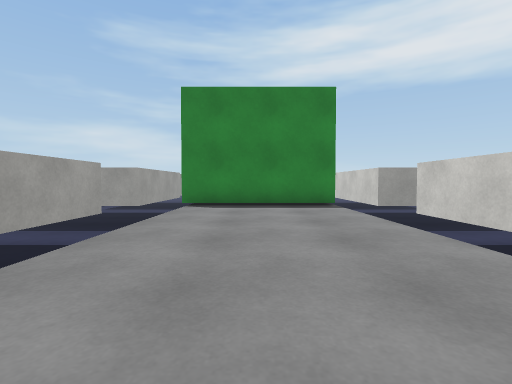
View 1 (above)

24 first-person views from a walk through a Unity game level. The camera is 0.62 m above the floor, tilts 2° down and sees 85° across. The floor is counted in squares, 1 m on a side. Each view is taken from the middle of a square. On the plan, view 1 faces up. The plan holds only what a view shows up to about 9 squares ahead; the rest is blank. The place goes on beyond the plan. Surface patterns are stand-ins for the level's own textures.

View 2
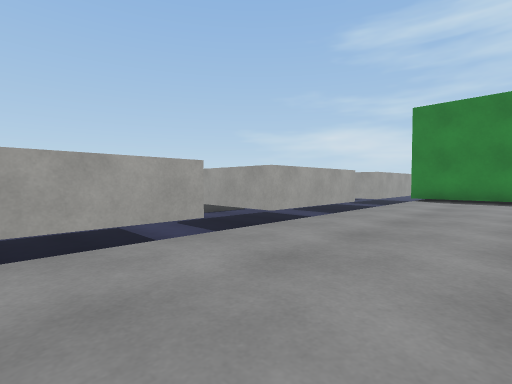

View 3
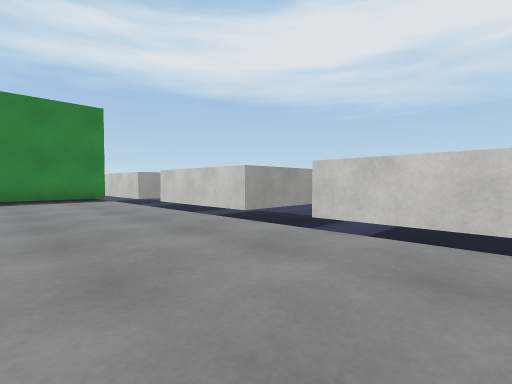

View 4
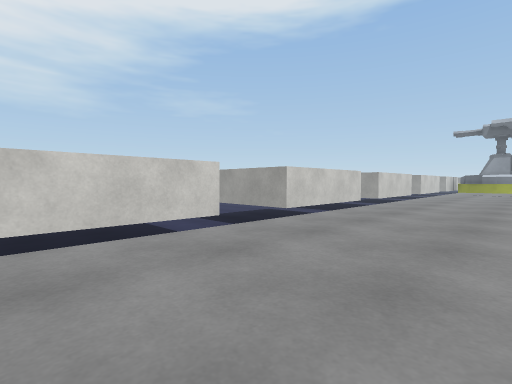

View 5
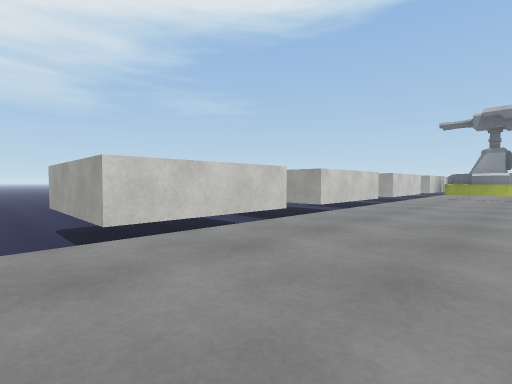

View 6
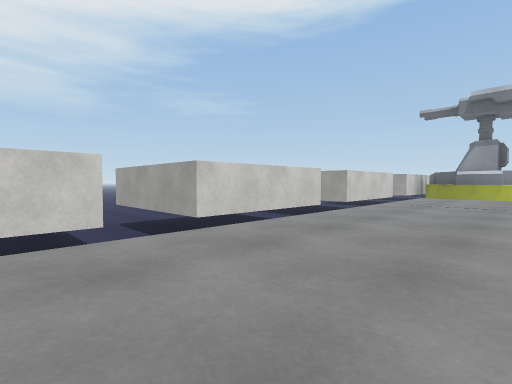

View 7
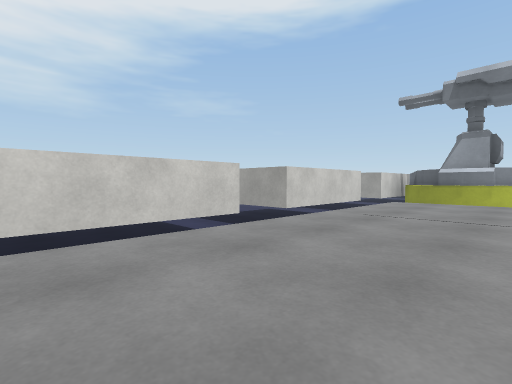

View 8
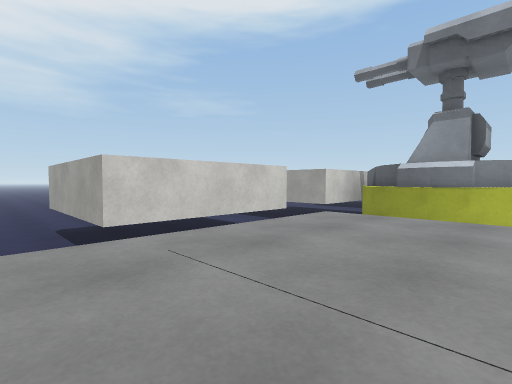

View 9
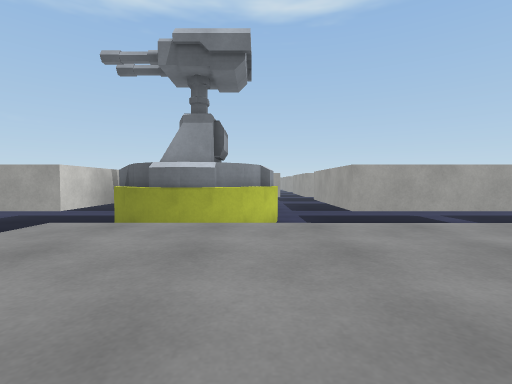

View 10
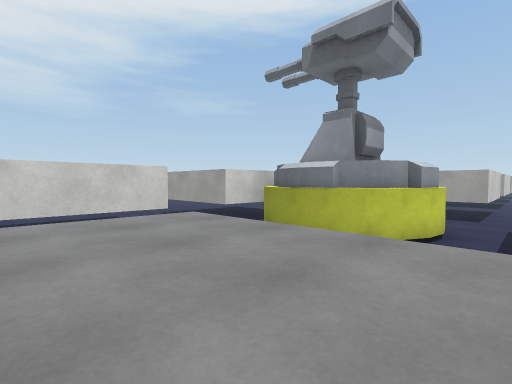

View 11
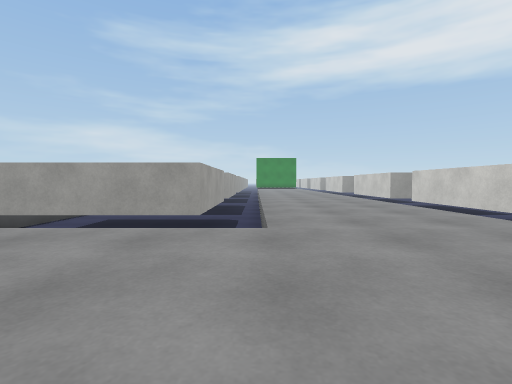

View 12
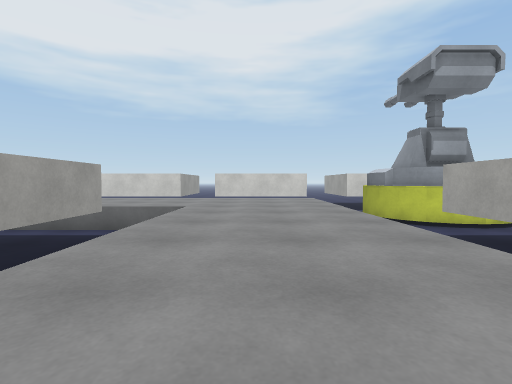

View 13
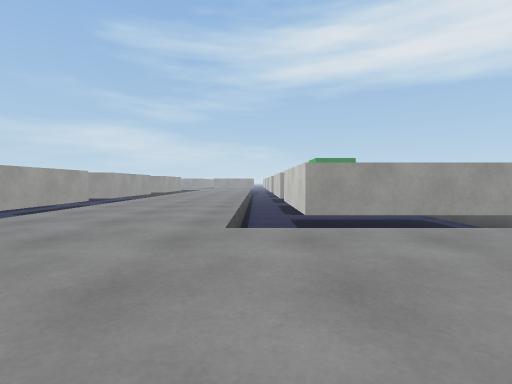

View 14
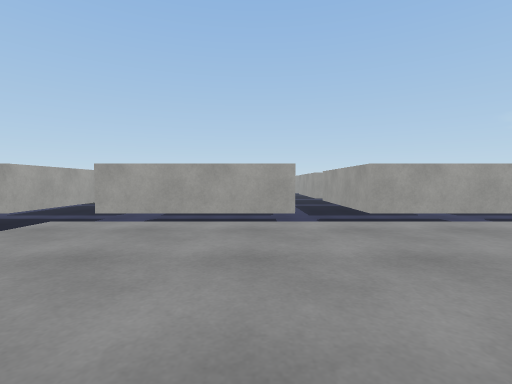

View 15
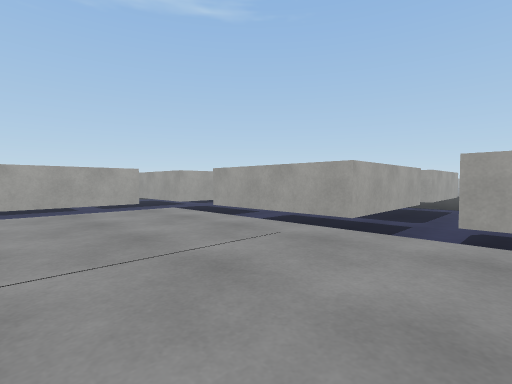

View 16
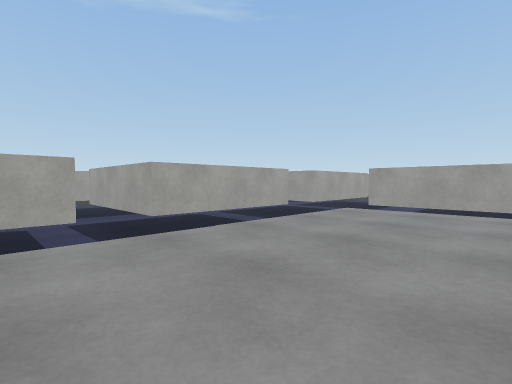

View 17
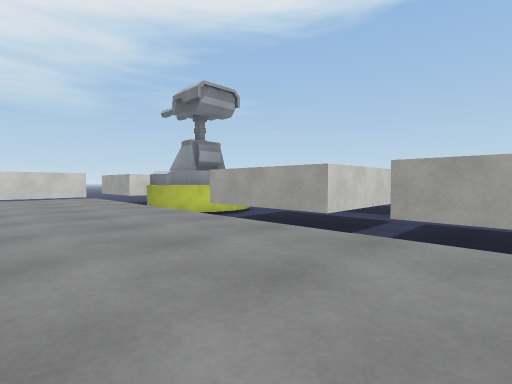

View 18
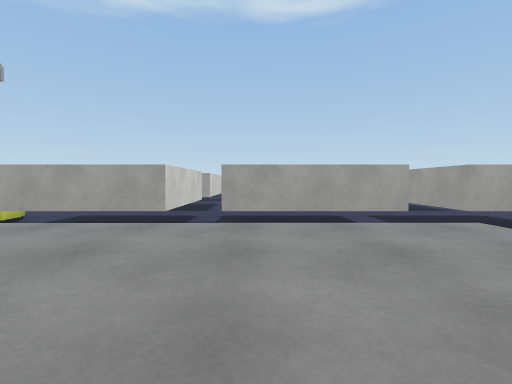

View 19
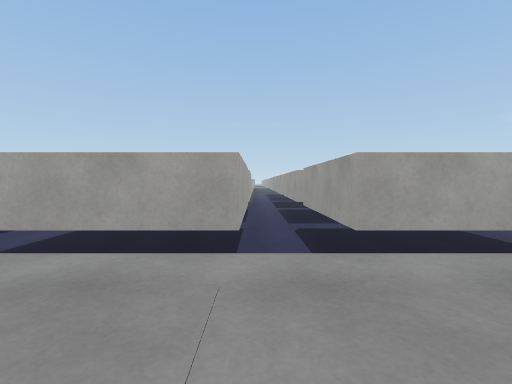

View 20
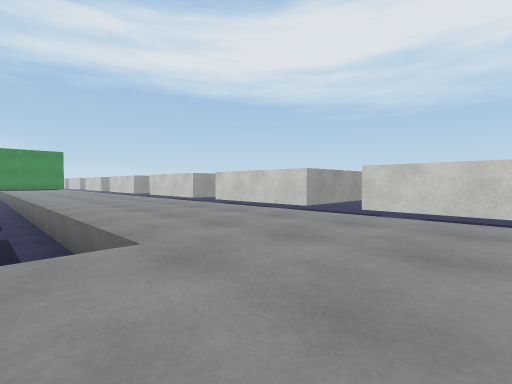

View 21
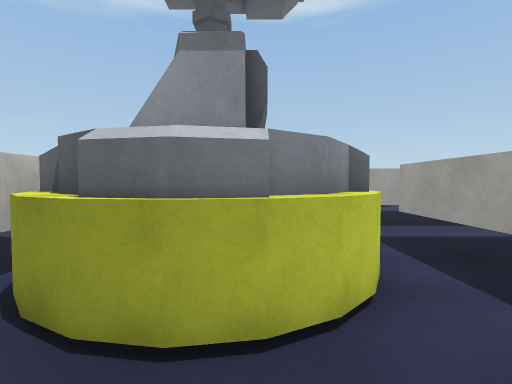

View 22
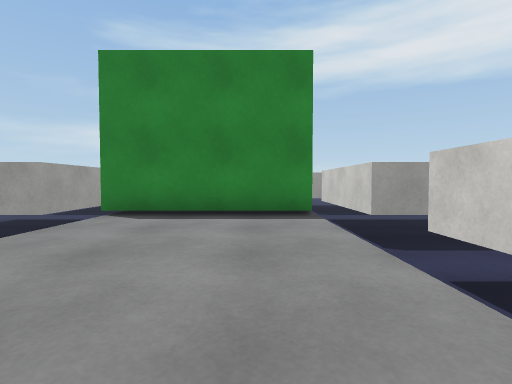

View 23
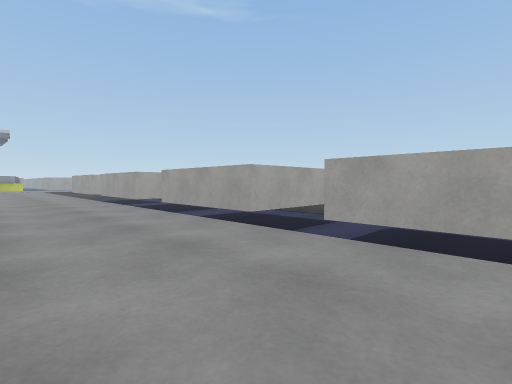

View 24
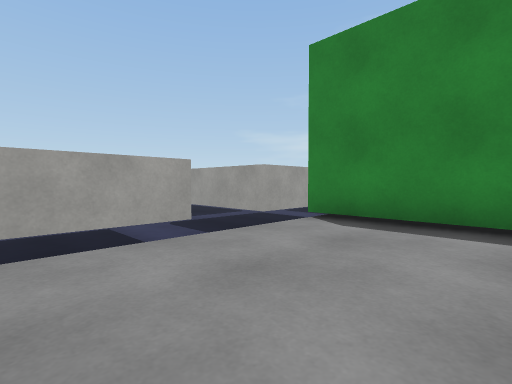

### Floor plan
Key: @ floor where view 1 was taken; # wall or solid block; . floor; v drop or lower ground; O other object.
Columns run from 19 left of view 1 to 4 right of it. Each row starts with its distance up from view 1.
 11                       v
 10                       #
  9                 #
  8              ###########
  7             vvvvvv...vvv
  6             vvvvvv...vvv
  5                 #v...v#
  4                 #v...v#
  3                 #v...v#
  2              ####v...v##
  1             vvv  v...v
  0             v###vv.@.vv
 -1                ##v...v#
 -2                 #v...v#
 -3                 #v...v#
 -4                 #v...v
 -5                  v...v
 -6                   ...vv#
 -7                   ...v##
 -8                  v...v#
 -9                  v...v#
-10                  v...v
-11   vv            vv...v
-12      # ....v#   #v...vv#
-13      # ....v#   #v...v##
-14      # ....v#   #v...v#
-15  v ### ....v#####v...v##
-16 vvvvvv ....vv   vv...vv
-17 vv###v ....vvvvvvv...vv#
-18 #v  ## ..............v##
-19  v   # ..............v#
-20      # ..............v#
-21      # ..............v
-22   vvv
-23   #### #### ####vvOOOOv#
-24      #    #v#  ##vOOOO##
-25      #    #v#   #OOOOO#
-26           #v#   #vOOOO#
-27           #vv   vv
-28           vvvvvvvvv
-29                ####

Positions as (right, up) in squares from view 1, and headings:
1: (0, 0), facing up
2: (1, -3), facing up-left
3: (-1, -3), facing up-right
4: (-1, -1), facing down-right
5: (-1, -5), facing down-right
6: (-1, -9), facing down-right
7: (-1, -12), facing down-right
8: (-1, -16), facing down-right
9: (-1, -17), facing down
10: (-3, -18), facing down-right
11: (-2, -21), facing up
12: (-9, -19), facing right
13: (-8, -21), facing up
14: (-8, -18), facing left
15: (-9, -15), facing down-left
16: (-6, -18), facing down-left
17: (-10, -18), facing down-right
18: (-9, -17), facing down
19: (-10, -17), facing left
20: (-3, -20), facing up-right
21: (0, -21), facing down
22: (1, 2), facing up
23: (1, 4), facing down-left
24: (1, 3), facing up-left
